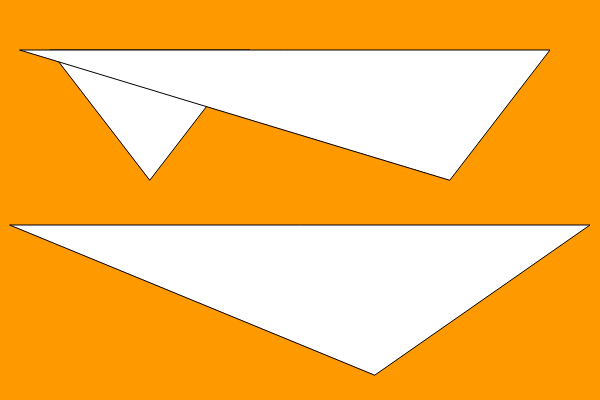
Frame 1 (no input)
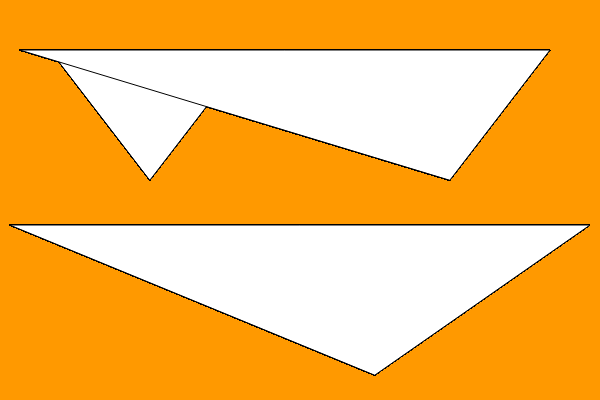
Frame 60 (no input)
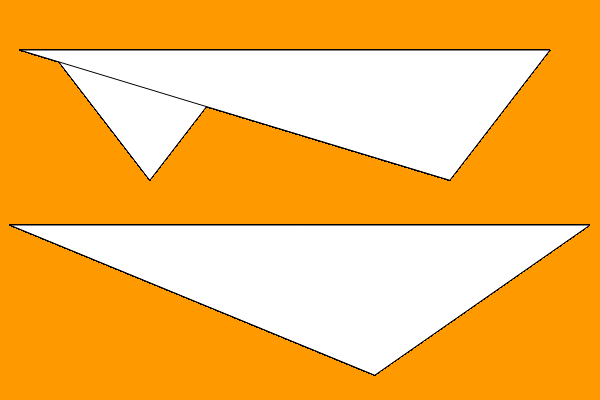
Frame 120 (the mouse pressed at the canvas centre since frame 60)

The p5.js sketch that drew these frames (run headless with seeded random() and noise() and a simulated clock; from frame 60 on, the mouse is pressed at the canvas centre):

// p5.js sketch
// ── sketch.js
function setup() {
    createCanvas( 600, 400 );
    background( 'rgb(255, 153, 0)' );
}

function draw() {
    triangle( 50, 50, 250, 50, 150, 180 );
    triangle( 20, 50, 550, 50, 450, 180 );
    triangle( 10, 225, 590, 225, 375, 375 );
}
